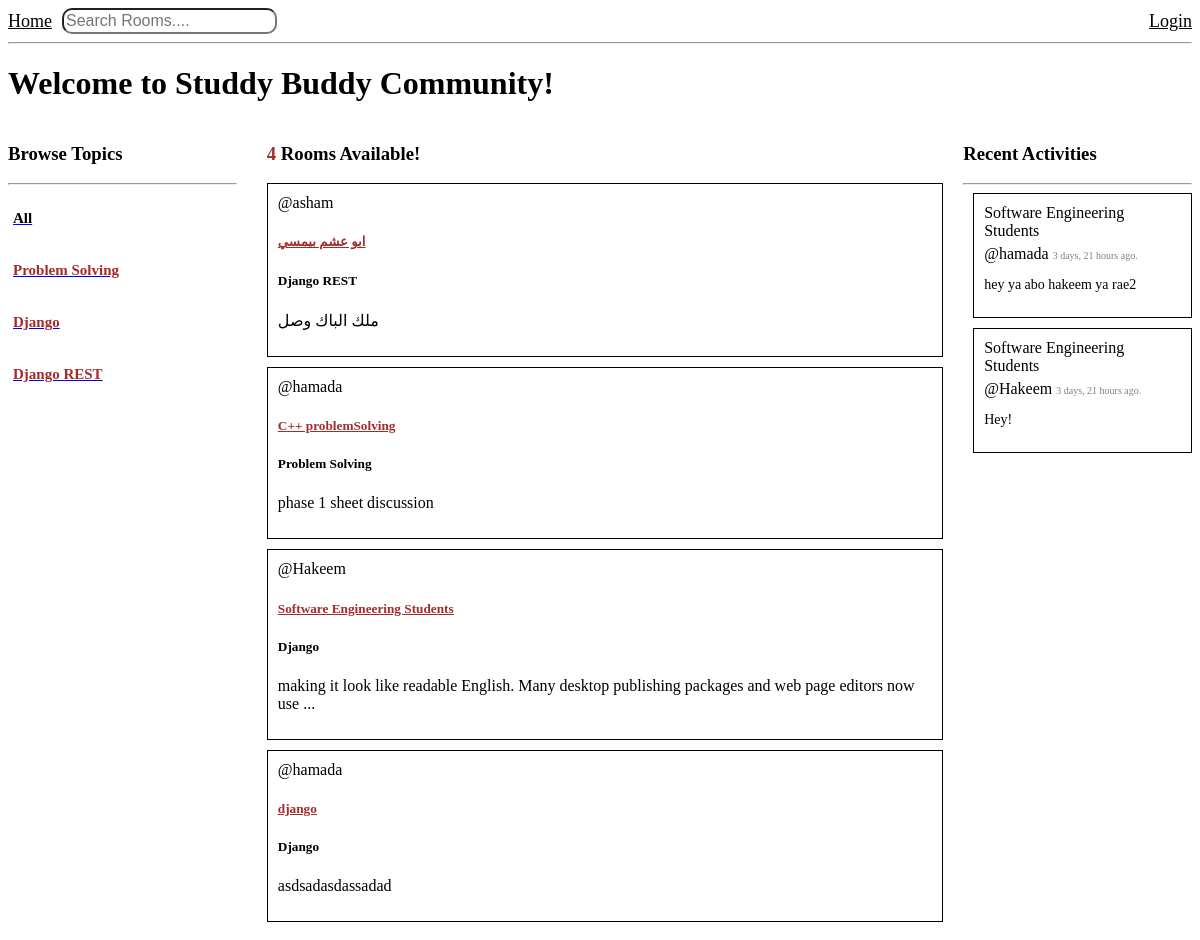
The app's page /, older data.
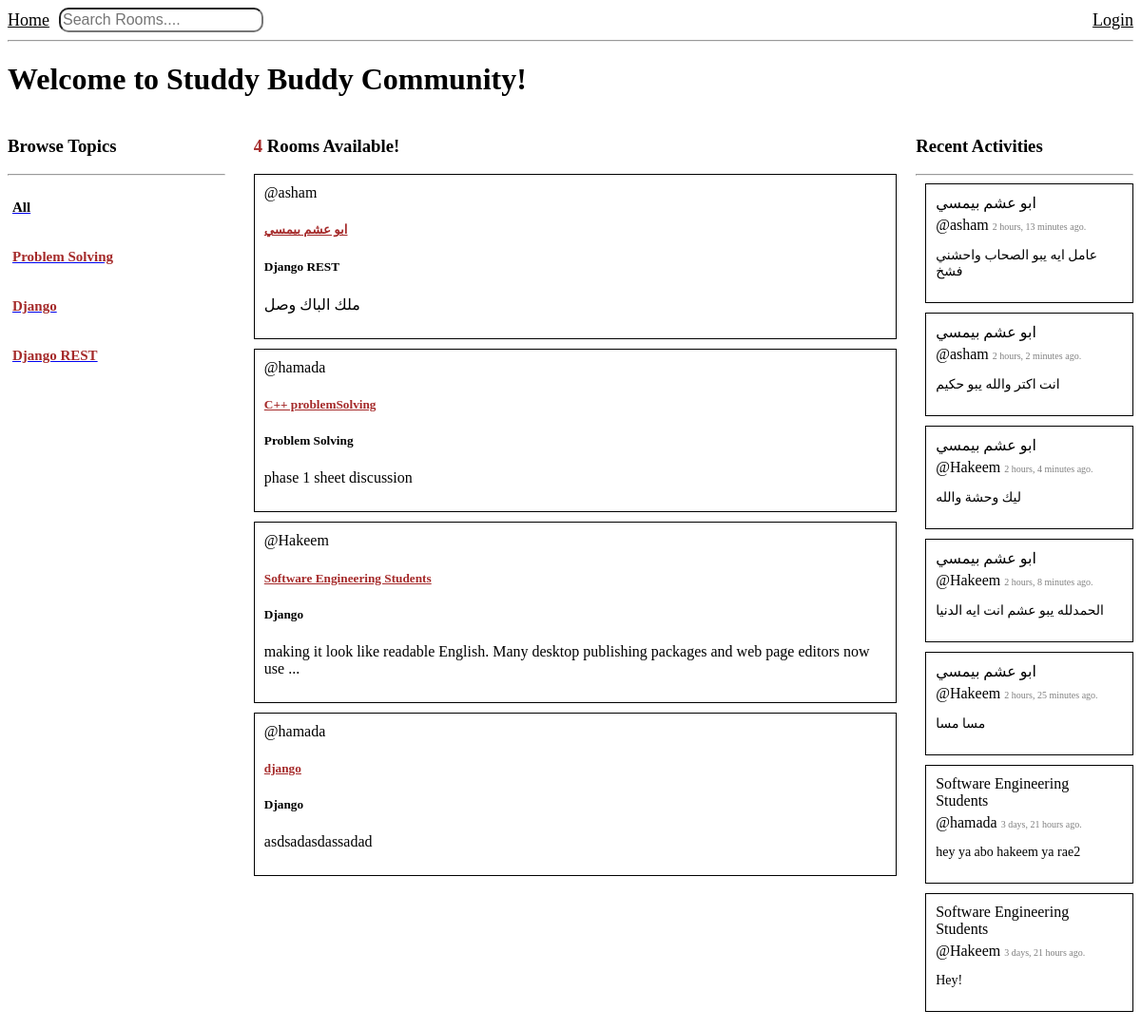
The same page, newer data.
### base/models.py (models this page shows, shortened)
class Topic(models.Model):
    name = models.CharField(max_length=200)

class Room(models.Model):
    host = models.ForeignKey(User, on_delete=models.SET_NULL, null=True)
    topic = models.ForeignKey(Topic, on_delete = models.SET_NULL, null = True)
    name = models.CharField(max_length=200)
    description = models.TextField(null = True, blank = True)
    participants = models.ManyToManyField(User, related_name='participants', blank=True)
    updated = models.DateTimeField(auto_now=True)
    created = models.DateTimeField(auto_now_add=True)
    class Meta:
        ordering = ['-updated', '-created']
    def __str__(self):
        return self.name

class Message(models.Model):
    user = models.ForeignKey(User, on_delete=models.CASCADE)
    room = models.ForeignKey(Room, on_delete=models.CASCADE)
    body = models.TextField()
    updated = models.DateTimeField(auto_now=True)
    created = models.DateTimeField(auto_now_add=True)
    class Meta:
        ordering = ['-updated', '-created']

### base/views.py (the view)
# urls.py: path('', views.home, name = "home"),
def home(request):
    q = request.GET.get('q') if request.GET.get('q') != None else ''
    rooms = Room.objects.filter(
        Q(topic__name__icontains = q) |
        Q(name__icontains = q) |
        Q(description__icontains = q) |
        Q(host__username__icontains = q)
        )
    topics = Topic.objects.all()
    room_count = rooms.count()
    room_messages = Message.objects.filter(Q(room__topic__name__icontains = q))
    context = {'rooms': rooms, 'topics': topics, 'room_count': room_count, 'room_messages': room_messages}
    return render(request, 'base/home.html', context)

### base/templates/base/home.html (shortened to what this page needs)
{% extends 'main.html' %}
{% block content %}
<h1>Welcome to Studdy Buddy Community!</h1>
<div class ="home-container">
    <div>
        {% include 'base/topics_component.html'%}
    </div>
    <div>
        <h3><span style="color: brown; margin-left: 10px;">{{ room_count }}</span> Rooms Available!</h3>
        {% include 'base/feed_component.html'%}
    </div>
    <div>
        {% include 'base/activity_component.html' %}
    </div>
</div>
{% endblock %}

### base/templates/base/topics_component.html
<h3>Browse Topics</h3>
<hr>
<a href="{% url 'home'%}">
    <h4 style="padding: 5px; font-size:15px; color:black;">All</h4>
</a>
{% for topic in topics %}
    <div>
        <a href="{% url 'home'%}?q={{topic.name}}">
            <h5 style="padding: 5px; font-size:15px; color:brown;">{{topic.name}}</h5>
        </a>
    </div>
{% endfor %}

### base/templates/base/feed_component.html (shortened to what this page needs)
{% for room in rooms %}
    <div style="border: 1px solid black; padding: 10px; margin-bottom: 10px; margin-left: 10px;">
        <span>@{{room.host.username}}</span>
        <h5><a href="{% url 'room' room.id %}" style="color: brown;">{{room.name}}</a></h5>
        <h5>{{room.topic.name}}</h5>
        <p>{{room.description|slice:":100"}}{% if room.description|length > 100 %}...{% endif %}</p>
    </div>
{% endfor %}

### base/templates/base/activity_component.html (shortened to what this page needs)
<h3>Recent Activities</h3>
    <hr>
    {% for message in room_messages %}
        <div class="message" style="border: 1px solid black; padding: 10px; margin-bottom: 10px; margin-left: 10px;">
            <span style="display: block; margin-bottom:5px">{{message.room}}</span>
            <span>@{{message.user}}</span>
            <span style="font-size: 10px; color: gray;">{{message.created|timesince}} ago.</span>
            <p style="font-size: 14px;">{{message.body|slice:":100"}}{% if message.body|length > 100 %}...{% endif %}</p>
        </div>
    {% endfor %}

Row changes from the older to the newer data that the page shows:
added Message: room "ابو عشم بيمسي", user "asham", created "2 hours, 13 minutes", body "عامل ايه يبو الصحاب واحشني فشخ"
added Message: room "ابو عشم بيمسي", user "asham", created "2 hours, 2 minutes", body "انت اكتر والله يبو حكيم"
added Message: room "ابو عشم بيمسي", user "Hakeem", created "2 hours, 4 minutes", body "ليك وحشة والله"
added Message: room "ابو عشم بيمسي", user "Hakeem", created "2 hours, 8 minutes", body "الحمدلله يبو عشم انت ايه الدنيا"
added Message: room "ابو عشم بيمسي", user "Hakeem", created "2 hours, 25 minutes", body "مسا مسا"
